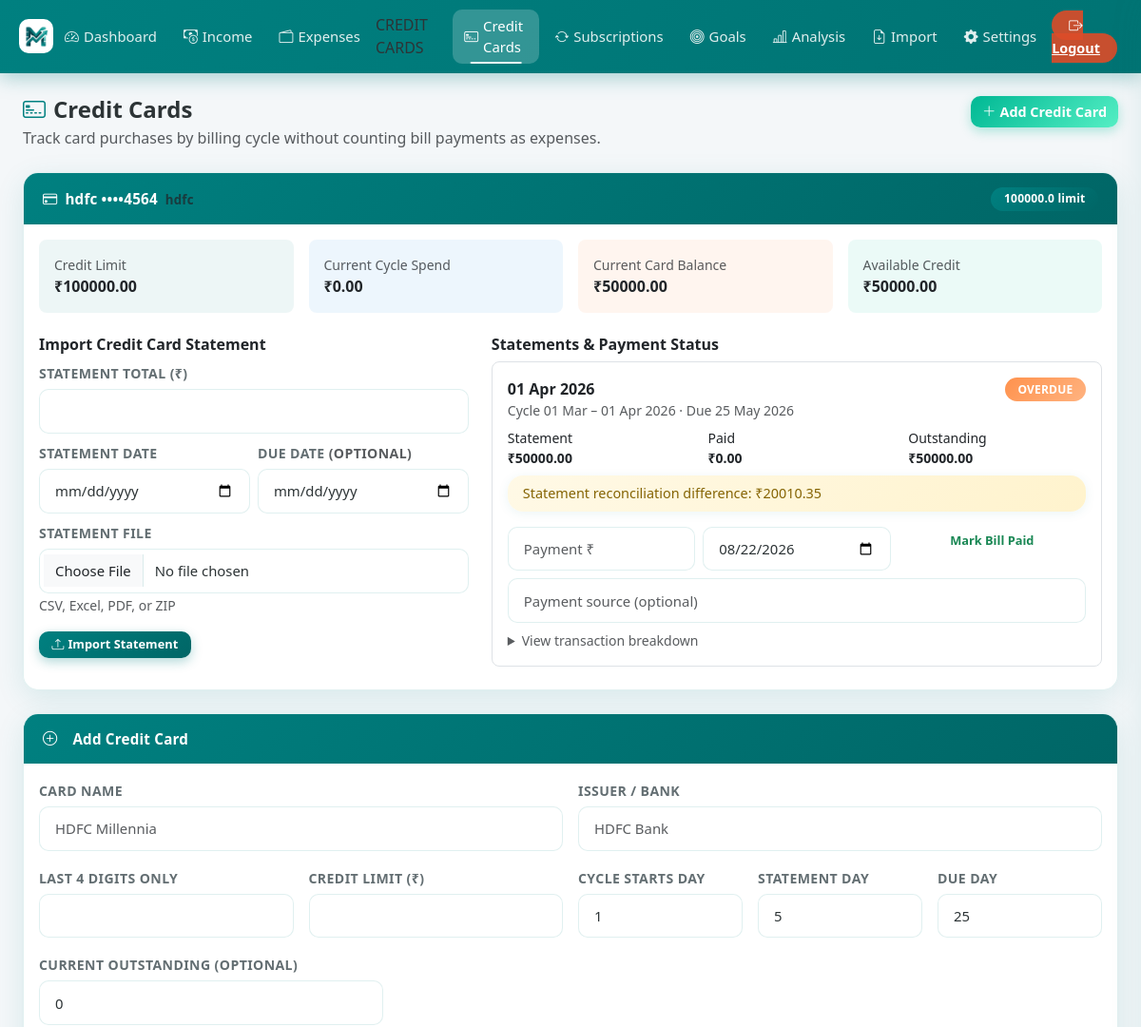
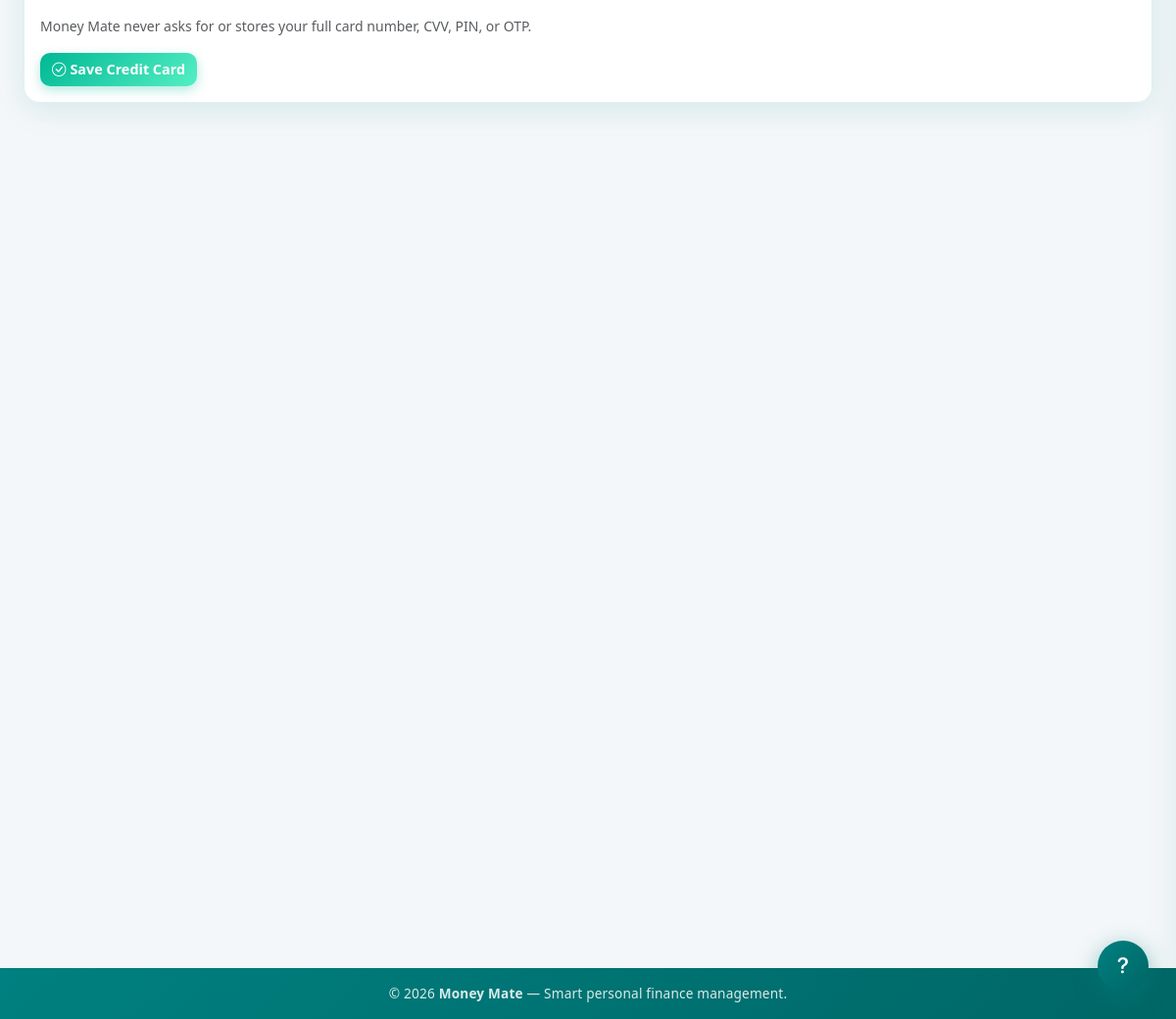
Screenshot of /credit-cards (signed in) with the database file from the repository (2 pictures, top to bottom).
### models.py (models this page shows)
class CreditCard(db.Model):
    id = db.Column(db.Integer, primary_key=True)
    user_id = db.Column(db.Integer, db.ForeignKey("user.id"), nullable=False, index=True)
    name = db.Column(db.String(120), nullable=False)
    issuer = db.Column(db.String(120), nullable=False)
    last4 = db.Column(db.String(4), nullable=False)
    credit_limit = db.Column(db.Float, nullable=False, default=0.0)
    billing_cycle_start_day = db.Column(db.Integer, nullable=False, default=1)
    statement_day = db.Column(db.Integer, nullable=False, default=5)
    due_day = db.Column(db.Integer, nullable=False, default=25)
    current_outstanding = db.Column(db.Float, nullable=False, default=0.0)
    created_at = db.Column(db.DateTime, default=_now)
    statements = db.relationship("CreditCardStatement", backref="credit_card", lazy="dynamic")
    expenses = db.relationship("Expense", backref="credit_card", lazy="dynamic")
    @property
    def masked_name(self):
        return f"{self.name} ••••{self.last4}"

class CreditCardStatement(db.Model):
    id = db.Column(db.Integer, primary_key=True)
    user_id = db.Column(db.Integer, db.ForeignKey("user.id"), nullable=False, index=True)
    credit_card_id = db.Column(db.Integer, db.ForeignKey("credit_card.id"), nullable=False, index=True)
    billing_cycle_id = db.Column(db.String(80), nullable=False, unique=True)
    cycle_start_date = db.Column(db.DateTime, nullable=False)
    cycle_end_date = db.Column(db.DateTime, nullable=False)
    statement_date = db.Column(db.DateTime, nullable=False, index=True)
    statement_total = db.Column(db.Float, nullable=False)
    calculated_total = db.Column(db.Float, nullable=False, default=0.0)
    reconciliation_difference = db.Column(db.Float, nullable=False, default=0.0)
    due_date = db.Column(db.DateTime, nullable=False)
    amount_paid = db.Column(db.Float, nullable=False, default=0.0)
    outstanding = db.Column(db.Float, nullable=False, default=0.0)
    payment_date = db.Column(db.DateTime, nullable=True)
    payment_source = db.Column(db.String(120), nullable=True)
    payment_status = db.Column(db.String(20), nullable=False, default="UNVERIFIED")
    created_at = db.Column(db.DateTime, default=_now)
    transactions = db.relationship(
        "Expense", backref="credit_card_statement", lazy="dynamic",
        foreign_keys="Expense.statement_id",
    )

### app.py (the view, shortened to what this page needs)
@app.route("/credit-cards", methods=["GET", "POST"])
@login_required
def credit_cards():
    now = datetime.now(timezone.utc).replace(tzinfo=None)
    cards = CreditCard.query.filter_by(user_id=current_user.id).order_by(CreditCard.created_at.desc()).all()
    card_views = []
    for card in cards:
        statements = card.statements.order_by(CreditCardStatement.statement_date.desc()).all()
        for statement in statements:
            refresh_statement_status(statement, now)
        current_start = datetime(now.year, now.month, 1)
        current_spend = sum(
            exp.amount
            for exp in card.expenses.filter(
                Expense.date >= current_start,
                Expense.date < now + timedelta(days=1),
                Expense.is_settlement == False,
            ).all()
        )
        card_views.append({
            "card": card,
            "statements": statements,
            "current_spend": round(current_spend, 2),
            "last_statement": statements[0] if statements else None,
        })
        if statements:
            db.session.commit()
    return render_template("credit_cards.html", card_views=card_views, now=now)

### app.py (called while the page is built)
@login_manager.user_loader
def load_user(user_id):
    return db.session.get(User, int(user_id))

    def __call__(self, environ, start_response):
        if environ.get("PATH_INFO") not in self._PWA_PATHS:
            return self.wsgi_app(environ, start_response)
        def _start_response(status, headers, exc_info=None):
            out = []
            for name, value in headers:
                if name.lower() == "vary":
                    parts = [p.strip() for p in value.split(",")
                             if p.strip().lower() != "cookie"]
                    value = ", ".join(parts) or "Accept-Encoding"
                out.append((name, value))
            return start_response(status, out, exc_info)
        return self.wsgi_app(environ, _start_response)

### credit_cards.py (called while the page is built)
def refresh_statement_status(statement, now=None):
    now = now or datetime.utcnow()
    statement.amount_paid = round(max(0.0, statement.amount_paid or 0.0), 2)
    statement.outstanding = round(max(0.0, statement.statement_total - statement.amount_paid), 2)
    if statement.amount_paid >= statement.statement_total:
        statement.payment_status = "PAID"
    elif statement.amount_paid > 0:
        statement.payment_status = "PARTIALLY_PAID"
    elif now > statement.due_date and statement.outstanding > 0:
        statement.payment_status = "OVERDUE"
    elif statement.payment_status not in ("UNVERIFIED", "UNPAID"):
        statement.payment_status = "UNPAID"
    elif statement.payment_status == "UNVERIFIED":
        statement.payment_status = "UNPAID"
    return statement

### templates/credit_cards.html (shortened to what this page needs)
{% extends "base.html" %}
{% block content %}
<div class="d-flex align-items-start justify-content-between flex-wrap gap-3 mb-4">
  <div>
    <h4 class="mb-1 fw-bold"><i class="bi bi-credit-card-2-front me-2" style="color:var(--brand-primary);"></i>Credit Cards</h4>
    <p class="text-muted mb-0">Track card purchases by billing cycle without counting bill payments as expenses.</p>
  </div>
  <a href="#add-card" class="btn btn-success"><i class="bi bi-plus-lg me-1"></i>Add Credit Card</a>
</div>
{% for item in card_views %}
{% set card = item.card %}
<div class="card mb-4">
  <div class="card-header d-flex align-items-center justify-content-between flex-wrap gap-2">
    <span><i class="bi bi-credit-card me-2"></i><strong>{{ card.masked_name }}</strong><small class="text-muted ms-2">{{ card.issuer }}</small></span>
    <span class="badge bg-primary">{{ card.credit_limit|round(2) }} limit</span>
  </div>
  <div class="card-body">
    <div class="row g-3 mb-4">
      <div class="col-6 col-lg-3"><div class="p-3 rounded-3 h-100" style="background:rgba(0,128,128,.07);"><small class="text-muted d-block">Credit Limit</small><strong>₹{{ "%.2f"|format(card.credit_limit) }}</strong></div></div>
      <div class="col-6 col-lg-3"><div class="p-3 rounded-3 h-100" style="background:rgba(9,132,227,.07);"><small class="text-muted d-block">Current Cycle Spend</small><strong>₹{{ "%.2f"|format(item.current_spend) }}</strong></div></div>
      <div class="col-6 col-lg-3"><div class="p-3 rounded-3 h-100" style="background:rgba(255,146,77,.09);"><small class="text-muted d-block">Current Card Balance</small><strong>₹{{ "%.2f"|format(card.current_outstanding) }}</strong></div></div>
      <div class="col-6 col-lg-3"><div class="p-3 rounded-3 h-100" style="background:rgba(0,184,148,.08);"><small class="text-muted d-block">Available Credit</small><strong>₹{{ "%.2f"|format(card.credit_limit - card.current_outstanding) }}</strong></div></div>
    </div>
    <div class="row g-4">
      <div class="col-lg-5">
        <h6 class="fw-bold">Import Credit Card Statement</h6>
        <form method="post" action="{{ url_for('credit_card_statement_import', card_id=card.id) }}" enctype="multipart/form-data">
          <div class="mb-2"><label class="form-label small">Statement Total (₹)</label><input class="form-control" type="number" name="statement_total" min="0" step="0.01" required></div>
          <div class="row g-2">
            <div class="col-6"><label class="form-label small">Statement Date</label><input class="form-control" type="date" name="statement_date" required></div>
            <div class="col-6"><label class="form-label small">Due Date <span class="text-muted">(optional)</span></label><input class="form-control" type="date" name="due_date"></div>
          </div>
          <div class="mb-3 mt-2"><label class="form-label small">Statement File</label><input class="form-control" type="file" name="statement_file" accept=".csv,.xlsx,.xls,.pdf,.zip" required><small class="text-muted">CSV, Excel, PDF, or ZIP</small></div>
          <button class="btn btn-primary btn-sm"><i class="bi bi-upload me-1"></i>Import Statement</button>
        </form>
      </div>
      <div class="col-lg-7">
        <h6 class="fw-bold">Statements &amp; Payment Status</h6>
        {% for statement in item.statements %}
        <div class="border rounded-3 p-3 mb-2">
          <div class="d-flex justify-content-between align-items-start gap-2">
            <div><strong>{{ statement.statement_date.strftime('%d %b %Y') }}</strong><div class="small text-muted">Cycle {{ statement.cycle_start_date.strftime('%d %b') }} – {{ statement.cycle_end_date.strftime('%d %b %Y') }} · Due {{ statement.due_date.strftime('%d %b %Y') }}</div></div>
            <span class="badge {% if statement.payment_status == 'PAID' %}bg-success{% elif statement.payment_status == 'OVERDUE' %}bg-danger{% elif statement.payment_status == 'PARTIALLY_PAID' %}bg-warning text-dark{% else %}bg-secondary{% endif %}">{{ statement.payment_status }}</span>
          </div>
          <div class="row mt-2 small">
            <div class="col-4">Statement<br><strong>₹{{ "%.2f"|format(statement.statement_total) }}</strong></div>
            <div class="col-4">Paid<br><strong>₹{{ "%.2f"|format(statement.amount_paid) }}</strong></div>
            <div class="col-4">Outstanding<br><strong>₹{{ "%.2f"|format(statement.outstanding) }}</strong></div>
          </div>
          {% if statement.reconciliation_difference|abs > 0.01 %}
          <div class="alert alert-warning py-2 mt-2 mb-2 small">Statement reconciliation difference: ₹{{ "%.2f"|format(statement.reconciliation_difference) }}</div>
          {% endif %}
          {% if statement.outstanding > 0 %}
          <form method="post" action="{{ url_for('credit_card_mark_paid', statement_id=statement.id) }}" class="row g-2 mt-2">
            <div class="col-4"><input class="form-control form-control-sm" type="number" name="amount_paid" min="0.01" max="{{ statement.outstanding }}" step="0.01" placeholder="Payment ₹" required></div>
            <div class="col-4"><input class="form-control form-control-sm" type="date" name="payment_date" value="{{ now.strftime('%Y-%m-%d') }}" required></div>
            <div class="col-4"><button class="btn btn-outline-success btn-sm w-100">Mark Bill Paid</button></div>
            <div class="col-12"><input class="form-control form-control-sm" name="payment_source" placeholder="Payment source (optional)"></div>
          </form>
          {% endif %}
          <details class="mt-2"><summary class="small text-muted">View transaction breakdown</summary>
          </details>
        </div>
        {% else %}<p class="text-muted small">No statements imported for this card.</p>{% endfor %}
      </div>
    </div>
  </div>
</div>
{% endfor %}
<div class="card mb-4" id="add-card">
  <div class="card-header"><i class="bi bi-plus-circle me-2"></i>Add Credit Card</div>
  <div class="card-body">
    <form method="post" class="row g-3">
      <div class="col-md-6"><label class="form-label">Card Name</label><input name="name" class="form-control" placeholder="HDFC Millennia" required></div>
      <div class="col-md-6"><label class="form-label">Issuer / Bank</label><input name="issuer" class="form-control" placeholder="HDFC Bank" required></div>
      <div class="col-md-3"><label class="form-label">Last 4 digits only</label><input name="last4" class="form-control" inputmode="numeric" pattern="[0-9]{4}" maxlength="4" required></div>
      <div class="col-md-3"><label class="form-label">Credit Limit (₹)</label><input name="credit_limit" class="form-control" type="number" min="0" step="0.01" required></div>
      <div class="col-md-2"><label class="form-label">Cycle starts day</label><input name="billing_cycle_start_day" class="form-control" type="number" min="1" max="31" value="1" required></div>
      <div class="col-md-2"><label class="form-label">Statement day</label><input name="statement_day" class="form-control" type="number" min="1" max="31" value="5" required></div>
      <div class="col-md-2"><label class="form-label">Due day</label><input name="due_day" class="form-control" type="number" min="1" max="31" value="25" required></div>
      <div class="col-md-4"><label class="form-label">Current Outstanding (optional)</label><input name="current_outstanding" class="form-control" type="number" min="0" step="0.01" value="0"></div>
      <div class="col-12"><small class="text-muted">Money Mate never asks for or stores your full card number, CVV, PIN, or OTP.</small></div>
      <div class="col-12"><button class="btn btn-success"><i class="bi bi-check-circle me-1"></i>Save Credit Card</button></div>
    </form>
  </div>
</div>
{% endblock %}

### static/style.css (style rules this page uses)
:root { --brand-primary: #008080; --brand-secondary: #80BFBF; --brand-accent: #00b894; --brand-danger: #FF924D; --brand-warning: #f39c12; --brand-info: #0984e3; --gradient-brand: linear-gradient(135deg, #008080 0%, #006666 100%); --gradient-green: linear-gradient(135deg, #00b894 0%, #55efc4 100%); --gradient-red: linear-gradient(135deg, #FF924D 0%, #FFB380 100%); --gradient-orange: linear-gradient(135deg, #f39c12 0%, #fdcb6e 100%); --gradient-blue: linear-gradient(135deg, #0984e3 0%, #74b9ff 100%); --bg-page: #f4f7f9; --bg-card: rgba(255, 255, 255, 0.97); --bg-card-hover: #fff; --text-primary: #2d3436; --text-secondary: #636e72; --text-muted: #b2bec3; --border-color: rgba(0, 128, 128, 0.12); --shadow-sm: 0 2px 12px rgba(0, 128, 128, 0.08); --shadow-md: 0 8px 30px rgba(0, 128, 128, 0.12); --shadow-lg: 0 20px 50px rgba(0, 128, 128, 0.18); --shadow-hover: 0 15px 40px rgba(0, 128, 128, 0.22); --radius-sm: 10px; --radius-md: 16px; --radius-lg: 24px; --radius-pill: 50px; --transition: all 0.28s cubic-bezier(0.4, 0, 0.2, 1); }
html { scroll-behavior: smooth; }
*, *::before, *::after { box-sizing: border-box; }
body { background: var(--bg-page); font-family: 'Segoe UI', system-ui, -apple-system, sans-serif; color: var(--text-primary); min-height: 100vh; display: flex; flex-direction: column; transition: background 0.3s, color 0.3s; }
.card { border: 1px solid var(--border-color); border-radius: var(--radius-md); background: var(--bg-card); box-shadow: var(--shadow-md); transition: var(--transition); overflow: hidden; }
.card-header { background: var(--gradient-brand); color: white; font-weight: 600; font-size: 0.95rem; padding: 0.9rem 1.25rem; border: none; display: flex; align-items: center; gap: 8px; letter-spacing: 0.2px; }
.btn { border-radius: var(--radius-sm); font-weight: 600; font-size: 0.9rem; transition: var(--transition); position: relative; overflow: hidden; border: none; cursor: pointer; }
.btn::after { content: ''; position: absolute; inset: 0; background: rgba(255, 255, 255, 0); transition: var(--transition); }
.btn-primary { background: var(--gradient-brand); color: white; box-shadow: 0 4px 12px rgba(0, 128, 128, 0.3); }
.btn-success { background: var(--gradient-green); color: white; box-shadow: 0 4px 12px rgba(0, 184, 148, 0.3); }
.btn-sm { font-size: 0.8rem; padding: 0.3rem 0.85rem; }
.badge { font-size: 0.75rem; font-weight: 600; padding: 0.4rem 0.85rem; border-radius: var(--radius-pill); letter-spacing: 0.2px; }
.badge.bg-primary { background: var(--gradient-brand) !important; }
.badge.bg-danger { background: var(--gradient-red) !important; }
.form-control, .form-select { border-radius: var(--radius-sm); border: 1.5px solid var(--border-color); padding: 0.7rem 1rem; font-size: 0.93rem; color: var(--text-primary); background: white; transition: var(--transition); }
.form-label { font-weight: 600; font-size: 0.88rem; color: var(--text-secondary); margin-bottom: 6px; text-transform: uppercase; letter-spacing: 0.4px; }
.alert { border-radius: var(--radius-md); border: none; font-size: 0.9rem; box-shadow: var(--shadow-sm); }
.alert-warning { background: linear-gradient(135deg, #fff9e6, #fff3cd); color: #856404; }
.btn { position: relative; overflow: hidden; }
.form-control, .form-select { transition: border-color 0.22s ease, box-shadow 0.22s ease, transform 0.18s ease; }
body { padding-left: env(safe-area-inset-left, 0px); padding-right: env(safe-area-inset-right, 0px); }

### rows the page displays
CreditCard: masked_name "hdfc ••••4564", issuer "hdfc", credit_limit "100000.0", credit_limit "100000.00", current_outstanding "50000.00", card.credit_limit-card.current_outstanding "50000.00"
CreditCardStatement: statement_date "01 Apr 2026", cycle_start_date "01 Mar", cycle_end_date "01 Apr 2026", due_date "25 May 2026", payment_status "OVERDUE", statement_total "50000.00", amount_paid "0.00", outstanding "50000.00", reconciliation_difference "20010.35", payment_date "08/22/2026"

### other values shown
{{ "%.2f"|format(item.current_spend) }} "0.00"
